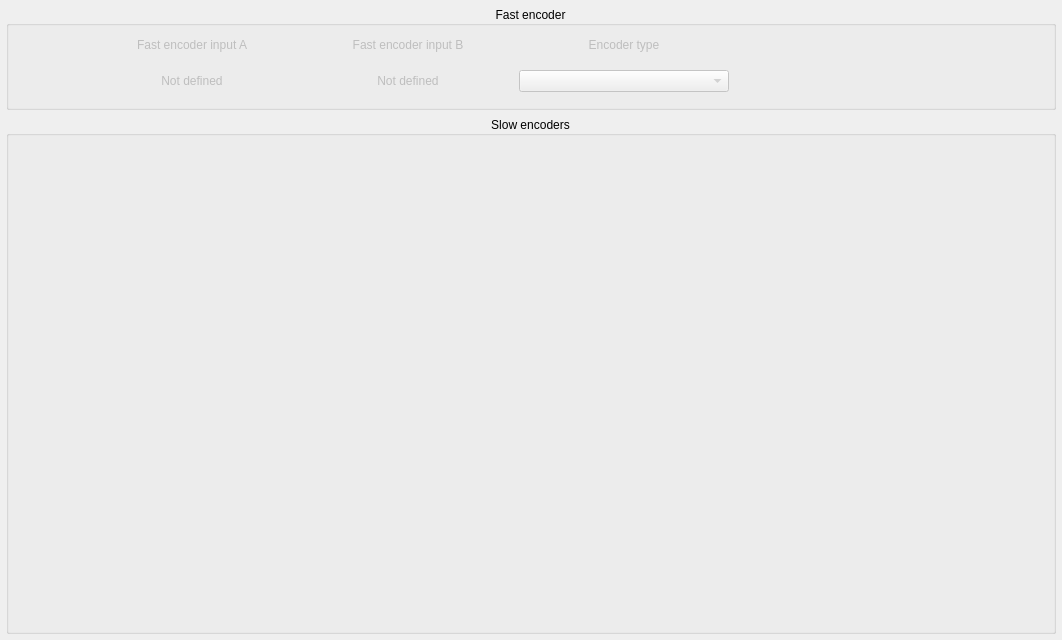
<?xml version="1.0" encoding="UTF-8"?>
<ui version="4.0">
 <class>EncodersConfig</class>
 <widget class="QWidget" name="EncodersConfig">
  <property name="geometry">
   <rect>
    <x>0</x>
    <y>0</y>
    <width>1062</width>
    <height>640</height>
   </rect>
  </property>
  <property name="windowTitle">
   <string>Form</string>
  </property>
  <layout class="QGridLayout" name="gridLayout">
   <property name="leftMargin">
    <number>0</number>
   </property>
   <property name="topMargin">
    <number>0</number>
   </property>
   <property name="rightMargin">
    <number>0</number>
   </property>
   <property name="bottomMargin">
    <number>0</number>
   </property>
   <item row="0" column="0">
    <widget class="QScrollArea" name="scrollArea">
     <property name="frameShape">
      <enum>QFrame::NoFrame</enum>
     </property>
     <property name="widgetResizable">
      <bool>true</bool>
     </property>
     <widget class="QWidget" name="scrollAreaWidgetContents">
      <property name="geometry">
       <rect>
        <x>0</x>
        <y>0</y>
        <width>1062</width>
        <height>640</height>
       </rect>
      </property>
      <layout class="QVBoxLayout" name="verticalLayout" stretch="1,5">
       <property name="leftMargin">
        <number>6</number>
       </property>
       <property name="topMargin">
        <number>6</number>
       </property>
       <property name="rightMargin">
        <number>6</number>
       </property>
       <property name="bottomMargin">
        <number>6</number>
       </property>
       <item>
        <widget class="QGroupBox" name="groupBox_FastEncoder">
         <property name="minimumSize">
          <size>
           <width>0</width>
           <height>90</height>
          </size>
         </property>
         <property name="title">
          <string>Fast encoder</string>
         </property>
         <property name="alignment">
          <set>Qt::AlignCenter</set>
         </property>
         <layout class="QGridLayout" name="layoutG_FastEncoder" rowstretch="0,0" columnstretch="3,10,10,10,15">
          <property name="topMargin">
           <number>0</number>
          </property>
          <property name="bottomMargin">
           <number>15</number>
          </property>
          <property name="verticalSpacing">
           <number>6</number>
          </property>
          <item row="0" column="0" rowspan="2">
           <widget class="QLabel" name="label_EncoderIndex">
            <property name="enabled">
             <bool>false</bool>
            </property>
            <property name="text">
             <string/>
            </property>
            <property name="alignment">
             <set>Qt::AlignCenter</set>
            </property>
           </widget>
          </item>
          <item row="0" column="1">
           <widget class="QLabel" name="text_InputA">
            <property name="enabled">
             <bool>false</bool>
            </property>
            <property name="text">
             <string>Fast encoder input A</string>
            </property>
            <property name="alignment">
             <set>Qt::AlignCenter</set>
            </property>
           </widget>
          </item>
          <item row="0" column="2">
           <widget class="QLabel" name="text_InputB">
            <property name="enabled">
             <bool>false</bool>
            </property>
            <property name="text">
             <string>Fast encoder input B</string>
            </property>
            <property name="alignment">
             <set>Qt::AlignCenter</set>
            </property>
           </widget>
          </item>
          <item row="0" column="3">
           <widget class="QLabel" name="text_EncoderType">
            <property name="enabled">
             <bool>false</bool>
            </property>
            <property name="text">
             <string>Encoder type</string>
            </property>
            <property name="alignment">
             <set>Qt::AlignCenter</set>
            </property>
           </widget>
          </item>
          <item row="0" column="4">
           <spacer name="horizontalSpacer">
            <property name="orientation">
             <enum>Qt::Horizontal</enum>
            </property>
            <property name="sizeHint" stdset="0">
             <size>
              <width>303</width>
              <height>20</height>
             </size>
            </property>
           </spacer>
          </item>
          <item row="1" column="1">
           <widget class="QLabel" name="label_ButtonNumberA">
            <property name="enabled">
             <bool>false</bool>
            </property>
            <property name="text">
             <string>Not defined</string>
            </property>
            <property name="alignment">
             <set>Qt::AlignCenter</set>
            </property>
           </widget>
          </item>
          <item row="1" column="2">
           <widget class="QLabel" name="label_ButtonNumberB">
            <property name="enabled">
             <bool>false</bool>
            </property>
            <property name="text">
             <string>Not defined</string>
            </property>
            <property name="alignment">
             <set>Qt::AlignCenter</set>
            </property>
           </widget>
          </item>
          <item row="1" column="3">
           <widget class="CenteredCBox" name="comboBox_EncoderType">
            <property name="enabled">
             <bool>false</bool>
            </property>
           </widget>
          </item>
         </layout>
        </widget>
       </item>
       <item>
        <widget class="QGroupBox" name="groupBox_2">
         <property name="title">
          <string>Slow encoders</string>
         </property>
         <property name="alignment">
          <set>Qt::AlignCenter</set>
         </property>
         <layout class="QVBoxLayout" name="layoutV_Encoders">
          <property name="leftMargin">
           <number>0</number>
          </property>
          <property name="topMargin">
           <number>0</number>
          </property>
          <property name="rightMargin">
           <number>0</number>
          </property>
          <property name="bottomMargin">
           <number>0</number>
          </property>
         </layout>
        </widget>
       </item>
      </layout>
     </widget>
    </widget>
   </item>
  </layout>
 </widget>
 <customwidgets>
  <customwidget>
   <class>CenteredCBox</class>
   <extends>QComboBox</extends>
   <header>centered_cbox.h</header>
  </customwidget>
 </customwidgets>
 <resources/>
 <connections/>
</ui>
